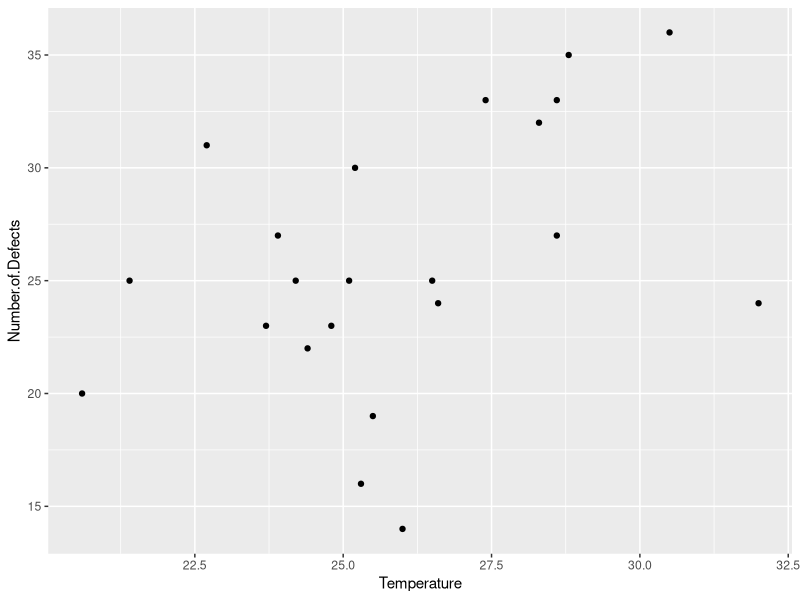
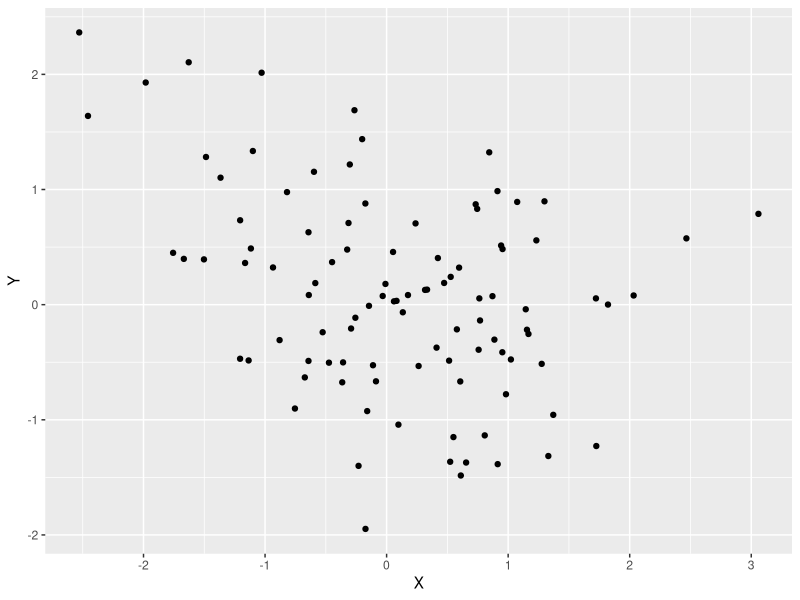
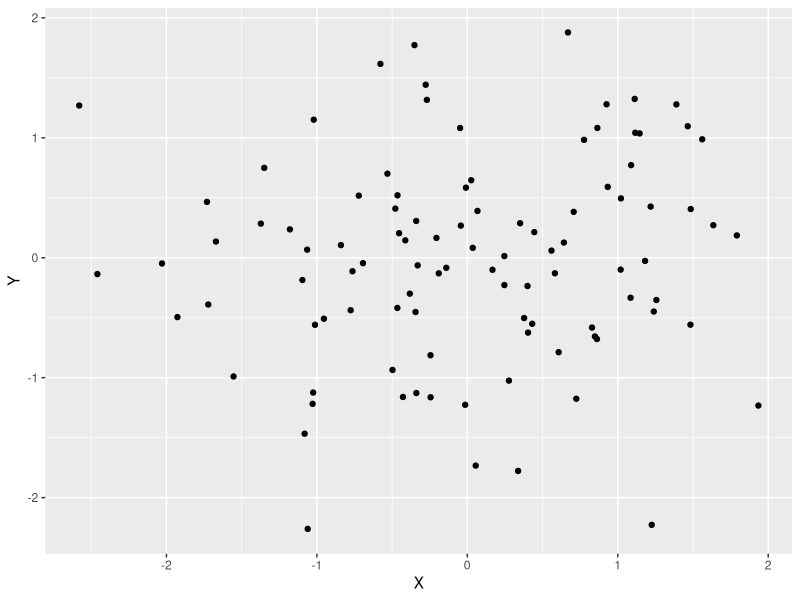
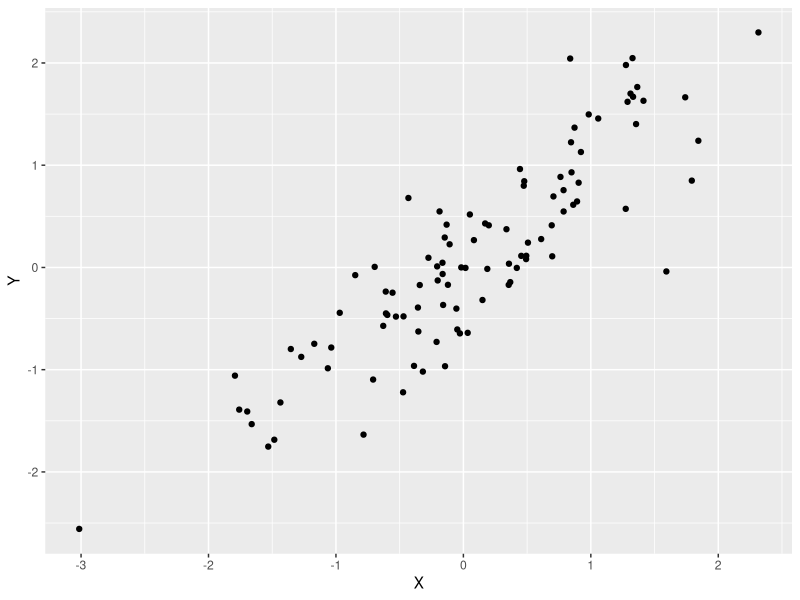
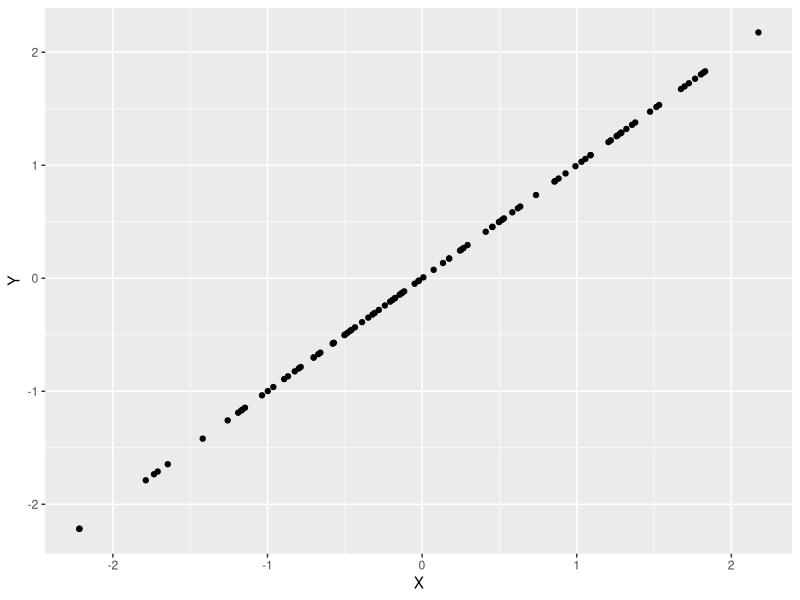
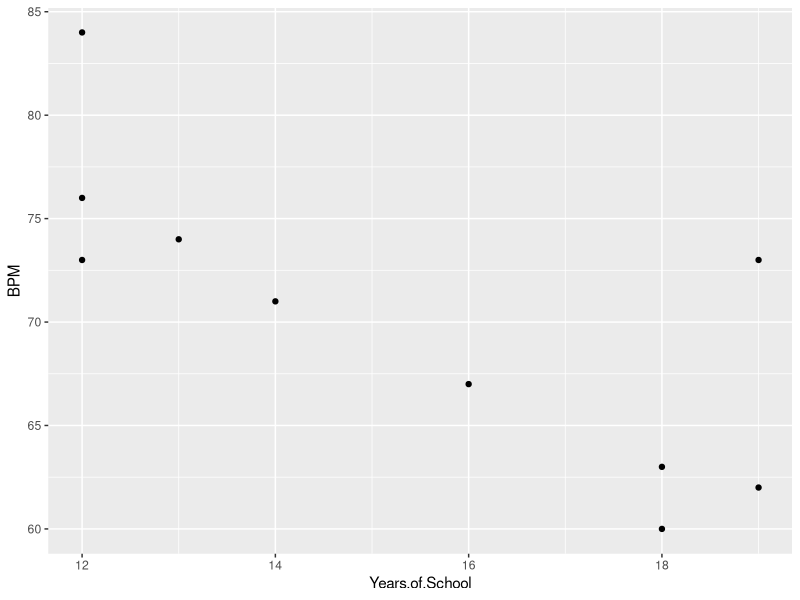

Write R code to recreate these figures, in order.
## ---- chunk 1
#| label: tbl-temp_defect
#| tbl-cap: "天气温度和产品缺陷量数据"
#| warning: false
#| 
library(knitr)
df <- read.table("../misc/temp_defect.csv", header=TRUE, sep=",")
kable(df, align="l")
## ---- chunk 2
#| label: fig-temp_defect
#| fig-cap: "天气温度和产品缺陷量散点图"
#| warning: false
#| 
library(ggplot2)
df <- read.table("../misc/temp_defect.csv", header=TRUE, sep=",")
ggplot(df, aes(x=Temperature, y=Number.of.Defects)) + 
    geom_point()
## ---- chunk 3
#| label: fig-2_6_cc
#| fig-cap: "不同样本相关系数的数据散点图"
#| fig-subcap:
#|   - "r = -0.5"
#|   - "r = 0"
#|   - "r = 0.9"
#|   - "r = 1" 
#| layout-ncol: 2
#| warning: false

library(MASS)  
library(ggplot2)

# 设置你想要的相关系数  
rho <- -0.5  # 例如，我们想要的相关系数是0.5  

# 创建一个协方差矩阵。假设两个变量的方差都是1（对于标准化数据）  
# 协方差矩阵的对角线元素是方差，非对角线元素是协方差（与相关系数相关）  
Sigma <- matrix(c(1, rho, rho, 1), nrow = 2)  
data <- mvrnorm(n = 100, mu = c(0, 0), Sigma = Sigma)
df1 <- as.data.frame(data)
colnames(df1) <- c("X", "Y")

rho <- 0   
Sigma <- matrix(c(1, rho, rho, 1), nrow = 2)  
data <- mvrnorm(n = 100, mu = c(0, 0), Sigma = Sigma)
df2 <- as.data.frame(data)
colnames(df2) <- c("X", "Y")

rho <- 0.9   
Sigma <- matrix(c(1, rho, rho, 1), nrow = 2)  
data <- mvrnorm(n = 100, mu = c(0, 0), Sigma = Sigma)
df3 <- as.data.frame(data)
colnames(df3) <- c("X", "Y")

rho <- 1
Sigma <- matrix(c(1, rho, rho, 1), nrow = 2)  
data <- mvrnorm(n = 100, mu = c(0, 0), Sigma = Sigma)
df4 <- as.data.frame(data)
colnames(df4) <- c("X", "Y")

ggplot(df1, aes(x=X, y=Y)) +
    geom_point()

ggplot(df2, aes(x=X, y=Y)) +
    geom_point()

ggplot(df3, aes(x=X, y=Y)) +
    geom_point()

ggplot(df4, aes(x=X, y=Y)) +
    geom_point()
## ---- chunk 4
df <- read.table("../misc/temp_defect.csv", header=TRUE, sep=",")
r <- cor(df$Temperature, df$Number.of.Defects)
print(r)
## ---- chunk 5
library(knitr)
person <- seq(1:10)
Years <- c(12, 16, 13, 18, 19, 12, 18, 19, 12, 14)
BPM <- c(73, 67, 74, 63, 73, 84, 60, 62, 76, 71)
df <- data.frame(Person=person, Years.of.School=Years, BPM=BPM)

kable(df, align="l")
## ---- chunk 6
#| label: fig-2_6_bpm
#| fig-cap: "不同数据集的直方图"
#| warning: false

library(ggplot2)
person <- seq(1:10)
Years <- c(12, 16, 13, 18, 19, 12, 18, 19, 12, 14)
BPM <- c(73, 67, 74, 63, 73, 84, 60, 62, 76, 71)
df <- data.frame(Person=person, Years.of.School=Years, BPM=BPM)

ggplot(df, aes(x=Years.of.School, y=BPM)) +
    geom_point()
